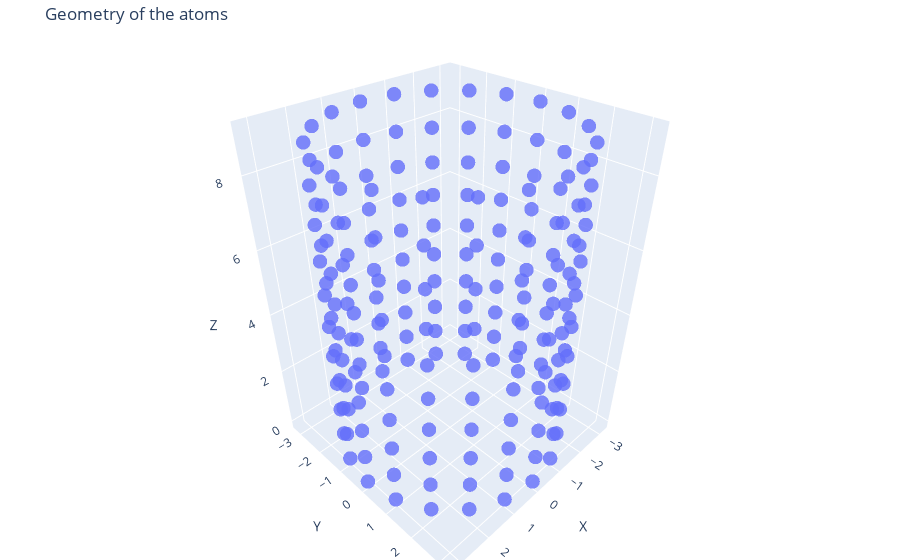

The cell this chart's notebook holds for it:
### Code cell
tube = np.vstack(init_tube)
np.shape(tube)

Qchains.StructurePlotter(tube)

### Figure 1 — Plotly figure (JSON) as saved in the notebook; plotly's stock layout.template omitted (floating-point values rounded to 4 significant figures; data arrays with more than 128 entries replaced by an {"elided": "..."} marker saying what was removed)
{"data": [{"marker": {"opacity": 0.8, "size": 5}, "mode": "markers", "type": "scatter3d", "x": {"elided": "200 float values"}, "y": {"elided": "200 float values"}, "z": {"elided": "200 int values"}}], "layout": {"margin": {"b": 0, "l": 0, "r": 0, "t": 40}, "scene": {"xaxis": {"title": {"text": "X"}}, "yaxis": {"title": {"text": "Y"}}, "zaxis": {"title": {"text": "Z"}}}, "title": {"text": "Geometry of the atoms"}}}
